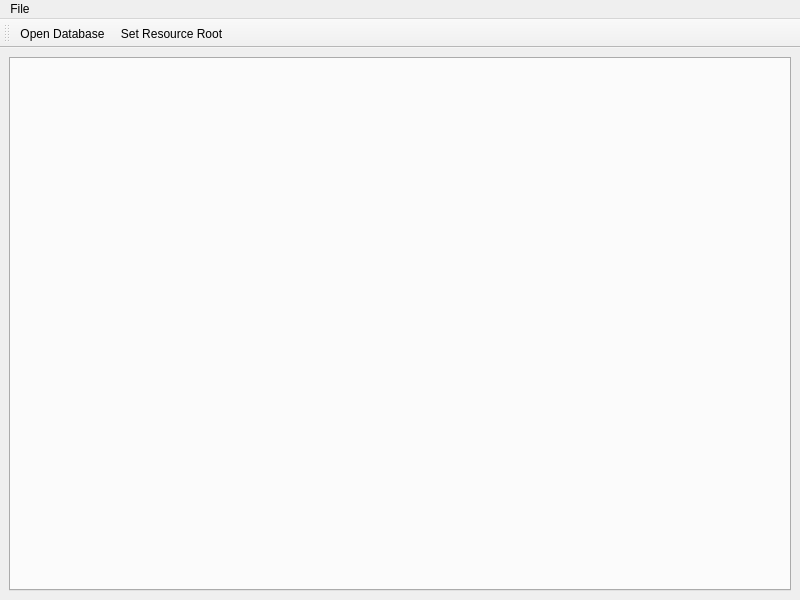
<?xml version="1.0" encoding="UTF-8"?>
<ui version="4.0">
 <class>scenario_manager_main_window</class>
 <widget class="QMainWindow" name="scenario_manager_main_window">
  <property name="geometry">
   <rect>
    <x>0</x>
    <y>0</y>
    <width>800</width>
    <height>600</height>
   </rect>
  </property>
  <property name="windowTitle">
   <string>Scenario Manager</string>
  </property>
  <widget class="QWidget" name="central_widget">
   <layout class="QGridLayout" name="gridLayout">
    <item row="0" column="0">
     <widget class="QTabWidget" name="central_tab_widget"/>
    </item>
   </layout>
  </widget>
  <widget class="QToolBar" name="tool_bar">
   <property name="windowTitle">
    <string>toolBar</string>
   </property>
   <attribute name="toolBarArea">
    <enum>TopToolBarArea</enum>
   </attribute>
   <attribute name="toolBarBreak">
    <bool>false</bool>
   </attribute>
   <addaction name="action_open_database"/>
   <addaction name="action_set_resource_root"/>
  </widget>
  <widget class="QMenuBar" name="menu_bar">
   <property name="geometry">
    <rect>
     <x>0</x>
     <y>0</y>
     <width>800</width>
     <height>20</height>
    </rect>
   </property>
   <widget class="QMenu" name="menu_file">
    <property name="title">
     <string>File</string>
    </property>
    <addaction name="action_open_database"/>
    <addaction name="action_set_resource_root"/>
    <addaction name="separator"/>
    <addaction name="action_quit"/>
   </widget>
   <addaction name="menu_file"/>
  </widget>
  <action name="action_open_database">
   <property name="icon">
    <iconset theme="document-open">
     <normaloff>.</normaloff>.</iconset>
   </property>
   <property name="text">
    <string>Open Database</string>
   </property>
   <property name="toolTip">
    <string>Open Database</string>
   </property>
   <property name="shortcut">
    <string>Ctrl+O</string>
   </property>
  </action>
  <action name="action_set_resource_root">
   <property name="icon">
    <iconset theme="image-x-generic">
     <normaloff>.</normaloff>.</iconset>
   </property>
   <property name="text">
    <string>Set Resource Root</string>
   </property>
   <property name="shortcut">
    <string>Ctrl+R</string>
   </property>
  </action>
  <action name="action_quit">
   <property name="icon">
    <iconset theme="application-exit">
     <normaloff>.</normaloff>.</iconset>
   </property>
   <property name="text">
    <string>Quit</string>
   </property>
   <property name="shortcut">
    <string>Ctrl+Q</string>
   </property>
   <property name="menuRole">
    <enum>QAction::QuitRole</enum>
   </property>
  </action>
 </widget>
 <resources/>
 <connections>
  <connection>
   <sender>action_quit</sender>
   <signal>triggered()</signal>
   <receiver>scenario_manager_main_window</receiver>
   <slot>close()</slot>
   <hints>
    <hint type="sourcelabel">
     <x>-1</x>
     <y>-1</y>
    </hint>
    <hint type="destinationlabel">
     <x>399</x>
     <y>299</y>
    </hint>
   </hints>
  </connection>
  <connection>
   <sender>action_open_database</sender>
   <signal>triggered()</signal>
   <receiver>scenario_manager_main_window</receiver>
   <slot>open_database()</slot>
   <hints>
    <hint type="sourcelabel">
     <x>-1</x>
     <y>-1</y>
    </hint>
    <hint type="destinationlabel">
     <x>399</x>
     <y>299</y>
    </hint>
   </hints>
  </connection>
  <connection>
   <sender>action_set_resource_root</sender>
   <signal>triggered()</signal>
   <receiver>scenario_manager_main_window</receiver>
   <slot>set_resource_root()</slot>
   <hints>
    <hint type="sourcelabel">
     <x>-1</x>
     <y>-1</y>
    </hint>
    <hint type="destinationlabel">
     <x>399</x>
     <y>299</y>
    </hint>
   </hints>
  </connection>
 </connections>
 <slots>
  <slot>open_database()</slot>
  <slot>set_resource_root()</slot>
 </slots>
</ui>
